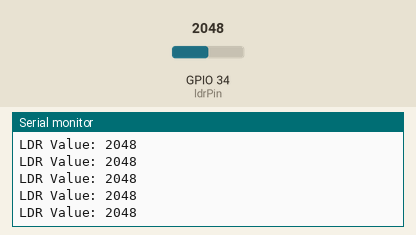
A sketch run on a simulated ESP32. Shown: the last lines printed to the serial monitor. The inputs (shaded band) are chosen by the test bench; at power-on: GPIO 34 (ldrPin) = 2048.

Above: at 1.2 s.
1.3 s: GPIO 34 (ldrPin) set to 2866
At 1.56 s:
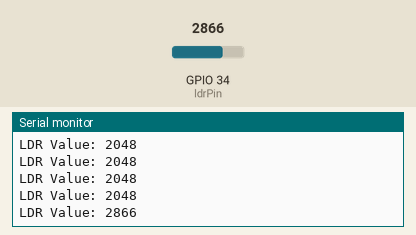
2.8 s: GPIO 34 (ldrPin) set to 3603
At 2.96 s:
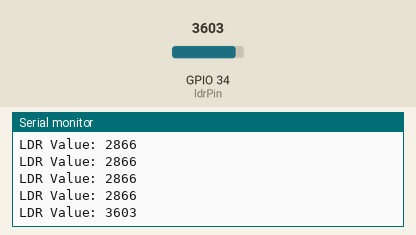
Timing chart, 0 to 5.8 s (numbered marks = the images above; inputs shaded):
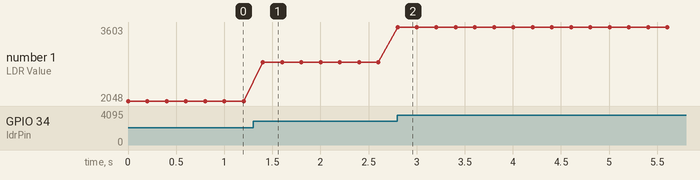

Measured:
- after the input at 1.3 s, the serial monitor: prints a new line after 0.10 s (image 1)
- after the input at 2.8 s, the serial monitor: prints a new line at once (image 2)
- plotted number 1: 2048 → 2866 after the input at 1.3 s, 2866 → 3603 after the input at 2.8 s

The sketch:

NR_BRC_LDR.ino
```cpp
// Define the ESP32 ADC pin connected to the LDR's analog output
const int ldrPin = 34;

// Variable to hold the raw analog reading
int ldrValue = 0;

void setup() {
  // Start the Serial Monitor for debugging
  Serial.begin(115200);
  Serial.println("ESP32 LDR Sensor Test");
}

void loop() {
  // Read the analog value from the LDR
  // Value will be between 0 and 4095
  ldrValue = analogRead(ldrPin);

  // Print the raw sensor value to the Serial Monitor
  Serial.print("LDR Value: ");
  Serial.println(ldrValue);

  // A higher value typically means less light, and a lower value means more light.
  // You can adjust the logic based on your voltage divider configuration.

  // Wait for 200 milliseconds before the next reading
  delay(200);
}
```
